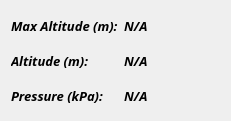
   <widget class="QWidget" name="telemetry_container_12" native="true">
    <property name="geometry">
     <rect>
      <x>770</x>
      <y>1750</y>
      <width>231</width>
      <height>121</height>
     </rect>
    </property>
    <property name="sizePolicy">
     <sizepolicy hsizetype="Expanding" vsizetype="Expanding">
      <horstretch>1</horstretch>
      <verstretch>1</verstretch>
     </sizepolicy>
    </property>
    <property name="styleSheet">
     <string notr="true"/>
    </property>
    <layout class="QGridLayout" name="gridLayout_18">
     <item row="0" column="0">
      <layout class="QVBoxLayout" name="simulation_panel_9" stretch="1">
       <property name="sizeConstraint">
        <enum>QLayout::SetMinimumSize</enum>
       </property>
       <item>
        <layout class="QHBoxLayout" name="horizontalLayout_19" stretch="0,0">
         <item>
          <layout class="QVBoxLayout" name="verticalLayout_26">
           <item>
            <widget class="QLabel" name="max_altitude_2">
             <property name="font">
              <font>
               <family>Sans Serif Collection</family>
               <pointsize>10</pointsize>
               <weight>75</weight>
               <italic>true</italic>
               <bold>true</bold>
              </font>
             </property>
             <property name="text">
              <string>Max Altitude (m):</string>
             </property>
            </widget>
           </item>
           <item>
            <widget class="QLabel" name="alt_label">
             <property name="font">
              <font>
               <family>Sans Serif Collection</family>
               <pointsize>10</pointsize>
               <weight>75</weight>
               <italic>true</italic>
               <bold>true</bold>
              </font>
             </property>
             <property name="styleSheet">
              <string notr="true">border: none;</string>
             </property>
             <property name="text">
              <string>Altitude (m):</string>
             </property>
            </widget>
           </item>
           <item>
            <widget class="QLabel" name="pressure_label">
             <property name="font">
              <font>
               <family>Sans Serif Collection</family>
               <pointsize>10</pointsize>
               <weight>75</weight>
               <italic>true</italic>
               <bold>true</bold>
              </font>
             </property>
             <property name="styleSheet">
              <string notr="true">border: none;</string>
             </property>
             <property name="text">
              <string>Pressure (kPa):</string>
             </property>
            </widget>
           </item>
          </layout>
         </item>
         <item>
          <layout class="QVBoxLayout" name="state_fields_9">
           <item>
            <widget class="QLabel" name="PRESSURE">
             <property name="font">
              <font>
               <family>Sans Serif Collection</family>
               <pointsize>10</pointsize>
               <weight>75</weight>
               <italic>true</italic>
               <bold>true</bold>
              </font>
             </property>
             <property name="text">
              <string>N/A</string>
             </property>
            </widget>
           </item>
           <item>
            <widget class="QLabel" name="MAX_ALTITUDE">
             <property name="font">
              <font>
               <family>Sans Serif Collection</family>
               <pointsize>10</pointsize>
               <weight>75</weight>
               <italic>true</italic>
               <bold>true</bold>
              </font>
             </property>
             <property name="text">
              <string>N/A</string>
             </property>
            </widget>
           </item>
           <item>
            <widget class="QLabel" name="ALTITUDE">
             <property name="font">
              <font>
               <family>Sans Serif Collection</family>
               <pointsize>10</pointsize>
               <weight>75</weight>
               <italic>true</italic>
               <bold>true</bold>
              </font>
             </property>
             <property name="text">
              <string>N/A</string>
             </property>
            </widget>
           </item>
          </layout>
         </item>
        </layout>
       </item>
      </layout>
     </item>
    </layout>
   </widget>
